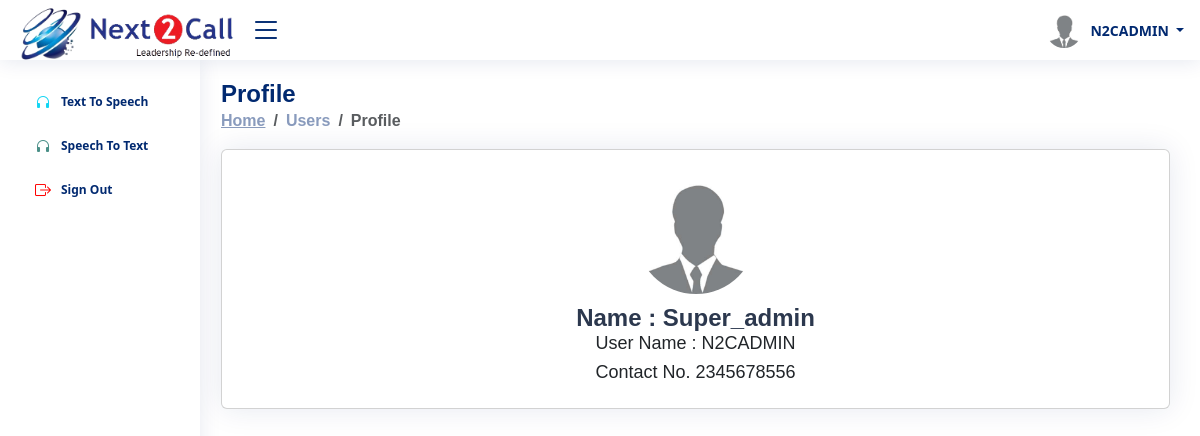
Page /profile.php (signed in) on the committed database.
### tables this page shows
CREATE TABLE `user` (
  `id` int(9) NOT NULL,
  `userName` varchar(255) NOT NULL,
  `full_name` varchar(255) NOT NULL,
  `password` varchar(255) NOT NULL,
  `status` int(9) NOT NULL,
  `date` timestamp NOT NULL DEFAULT current_timestamp() ON UPDATE current_timestamp(),
  `number` varchar(255) NOT NULL,
  `email` varchar(100) NOT NULL,
  `address` varchar(200) NOT NULL,
  `no_agent` varchar(100) NOT NULL,
  `profile_img` varchar(100) NOT NULL,
  `logo_img` varchar(100) NOT NULL,
  `favicon_logo` varchar(100) NOT NULL,
  `web_title` varchar(100) NOT NULL
);

### profile.php (the view, shortened to what this page needs)
<?php include "headerlink.php" ?>
<body>
    <?php include "header.php" ?>
    <?php include "sidebar.php" ?>
    <main id="main" class="main">
        <div class="pagetitle">
            <h1>Profile</h1>
            <nav>
                <ol class="breadcrumb">
                    <li class="breadcrumb-item"><a href="index.html">Home</a></li>
                    <li class="breadcrumb-item">Users</li>
                    <li class="breadcrumb-item active">Profile</li>
                </ol>
            </nav>
        </div>
        <section class="section profile">
            <div class="row">
                <div class="col-xl-12">
                    <div class="card">
                        <div class="card-body profile-card pt-4 d-flex flex-column align-items-center"> <img
                                src="assets/img/profile-img.jpg" alt="Profile" class="rounded-circle">
                                <?php
                                 $tfnsel_1 = "SELECT * FROM user WHERE userName='$username'";
                                 $data_1 = mysqli_query($con, $tfnsel_1);
                                 if(mysqli_num_rows($data_1) > 0){
                                   $tstatus = '1';
                                 } else {
                                   $tstatus = '0';
                                 }
                                 if($tstatus != '0'){
                                    $data_user = "SELECT * FROM user WHERE userName='$username'";
                                    $user_data = mysqli_query($con, $data_user);
                                    $user_row=mysqli_fetch_array($user_data);
                                    ?>
                                     <h2>Name : <?= $user_row['full_name'] ?></h2>
                                    <h3>User Name : <?= $user_row['userName'] ?></h3>
                                    <h3>Contact No. <?= $user_row['number'] ?></h3>
                                    <?php
                                   }
                                ?>
                    </div>
                </div>
            </div>
        </section>
    </main>
            <?php include "footerlink.php" ?>
</body>
</html>

### assets/css/style.css (style rules this page uses)
:root { scroll-behavior: smooth; }
body { font-family: "Open Sans", sans-serif; background: #f6f9ff; color: #444444; }
a { color: #4154f1; text-decoration: none; }
h1, h2, h3, h4, h5, h6 { font-family: "Nunito", sans-serif; }
#main { margin-top: 60px; padding: 20px 30px; transition: all 0.3s; }
.pagetitle { margin-bottom: 10px; }
.pagetitle h1 { font-size: 24px; margin-bottom: 0; font-weight: 600; color: #012970; }
.card { margin-bottom: 30px; border: none; border-radius: 5px; box-shadow: 0px 0 30px rgba(1, 41, 112, 0.1); }
.card-body { padding: 0 20px 20px 20px; }
.breadcrumb { font-size: 14px; font-family: "Nunito", sans-serif; color: #899bbd; font-weight: 600; }
.breadcrumb a { color: #899bbd; transition: 0.3s; }
.breadcrumb .breadcrumb-item::before { color: #899bbd; }
.breadcrumb .active { color: #51678f; font-weight: 600; }
@media (min-width: 1200px) { #main, #footer { margin-left: 191px; } }
.profile .profile-card img { max-width: 120px; }
.profile .profile-card h2 { font-size: 24px; font-weight: 700; color: #2c384e; margin: 10px 0 0 0; }
.profile .profile-card h3 { font-size: 18px; }

### rows in the picture
user: full_name "Super_admin", userName "N2CADMIN", number "2345678556"

### other values in the picture
$username "N2CADMIN"
